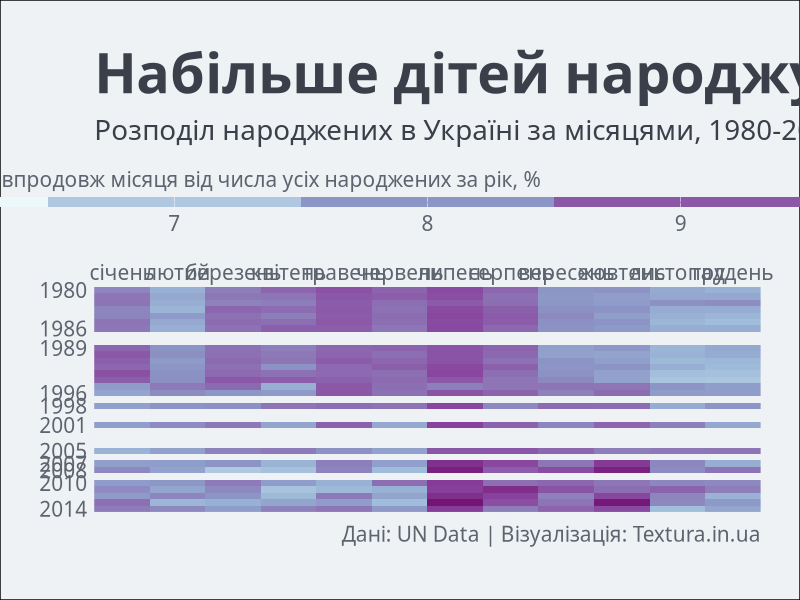

Generate this figure with R:
library(dplyr)
library(ggplot2)

df <- read.csv('birth.csv', 
               nrows = 392, 
               stringsAsFactors = F)

df <- df %>% 
  filter(Month != 'Total', Month != 'Unknown',
         Reliability != 'Provisional figure') %>% 
  select(-Country.or.Area, -Area, -Record.Type, 
         -Reliability, -Source.Year, -Value.Footnotes) %>% 
  mutate(Month = factor(Month, levels = unique(Month), ordered = T)) %>% 
  group_by(Year) %>% 
  mutate(Total = sum(Value), 
         Share = Value/Total * 100)

png(filename = 'heatmap_relative.png', width = 1000, height = 800)

ggplot(df)+
  geom_tile(aes(x = Month, y = Year, fill = Share))+
  # viridis::scale_fill_viridis(direction = -1, option = 'D',
  #                             begin = 0.01, end = 0.89,
  #                             breaks = c(6, 7, 8, 9, 10),
  #                             limits = c(6, 10), 
  #                             alpha = 0.8)+
  scale_fill_distiller(palette = 3, direction = 1,
                       breaks = c(6, 7, 8, 9, 10),
                       limits = c(6, 10))+
  scale_x_discrete(position = 'top', 
                   labels = c('січень', 'лютий', 'березень', 'квітень',
                              'травень', 'червень', 'липень', 'серпень',
                              'вересень', 'жовтень', 'листопад', 'грудень'),
                   expand = c(0, 0))+
  scale_y_reverse(expand = c(0, 0),
                  breaks = c(1980, 1986, 1989, 1996, 1998, 2001, 
                             2005, 2007, 2008, 2010, 2014),
                  labels = c(1980, 1986, 1989, 1996, 1998, 2001, 
                             2005, 2007, 2008, 2010, 2014))+
  labs(title = 'Набільше дітей народжується у липні',
       subtitle = 'Розподіл народжених в Україні за місяцями, 1980-2014 роки',
       caption = 'Дані: UN Data | Візуалізація: Textura.in.ua')+
  guides(fill = guide_colorbar(nbin = 5, raster = F, ticks = F,
                               title = 'Частка народжених впродовж місяця від числа усіх народжених за рік, %',
                               title.position = 'top'))+
  theme_minimal()+
  theme(
    text = element_text(family = 'Ubuntu Condensed', face = 'plain', color = '#3A3F4A'),
    legend.position = 'top',
    legend.key.height = unit(7.5, "pt"),
    legend.key.width = unit(183, "pt"),
    legend.text = element_text(size = 15, color = '#5D646F'),
    legend.title = element_text(size = 15, color = '#5D646F'),
    axis.title = element_blank(),
    axis.text = element_text(size = 15, color = '#5D646F'),
    panel.grid = element_blank(),
    plot.title = element_text(face = 'bold', size = 40, margin = margin(b = 10, t = 10)),
    plot.subtitle = element_text(size = 20, face = 'plain', margin = margin(b = 10)),
    plot.caption = element_text(size = 15, margin = margin(b = 10, t = 10), color = '#5D646F'),
    plot.background = element_rect(fill = '#EFF2F4'),
    plot.margin = unit(c(1, 1, 1, 1), 'cm')
  )

dev.off()